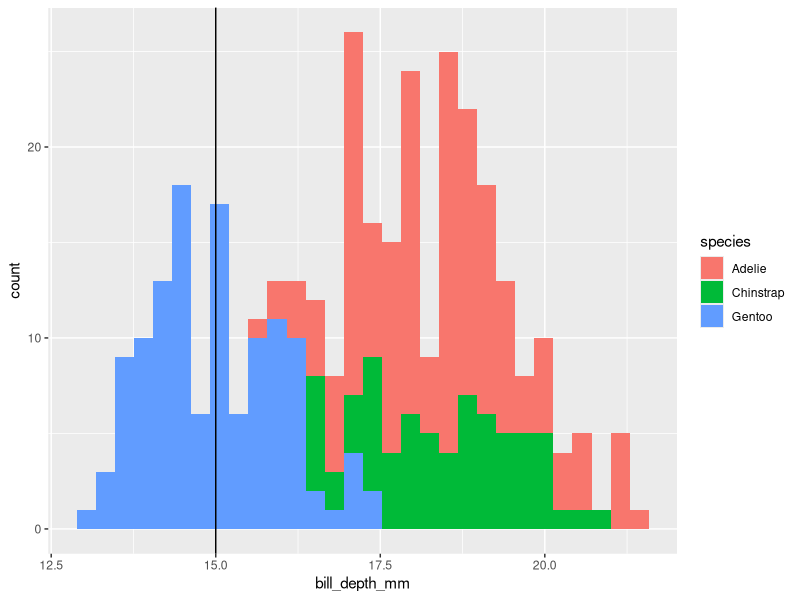

The R source for this figure: (Note: this script raises an error after producing the figure.)
## ---- chunk 1
library(tidyverse)
library(palmerpenguins)
library(here)
## ---- chunk 2
#penguins <- read_csv(here("data/penguins_lter.csv"))
## ---- chunk 3
penguins <- palmerpenguins::penguins
## ---- chunk 4
gentoo_penguins_long_bill <- penguins %>% 
  filter(species == "Gentoo", bill_depth_mm >= 15.5)
## ---- chunk 5
ggplot(penguins, aes(x = bill_depth_mm, fill = species)) +
  geom_histogram() +
  geom_vline(xintercept = 15) 
## ---- chunk 6
penguins %>%
  filter(sex == "male", island == "Dream" | island == "Biscoe")
## ---- chunk 7
penguins %>%
  filter(species == "Adelie", sex == "female", bill_depth_mm < 35)
## ---- chunk 8
penguins %>%
  filter(sex == "female", species == "Chinstrap", island == "Dream" | island == "Torgersen") 
  
## ---- chunk 9
penguins %>%
  filter(species == "Gentoos" | body_mass_g > 4500)
## ---- chunk 10
min(large_gentoos$body_mass_g, na.rm = TRUE)
## ---- chunk 11
penguins %>%
  select(body_mass_g)
## ---- chunk 12
penguins %>%
  select(bill_length_mm:body_mass_g, year)
## ---- chunk 13
penguins %>%
  select(-island)
## ---- chunk 14
penguins %>%
  select(!c(species, sex, year))
## ---- chunk 15
penguins %>%
  select(species, ends_with("mm"))
## ---- chunk 16
penguins %>%
  select(contains("bill") | ends_with("mm"))
## ---- chunk 17
penguins %>%
  filter(sex == "female", island == "Dream") %>%
  select(species, starts_with("bill"))
## ---- chunk 18
penguins %>%
  relocate(species, .before = sex)
## ---- chunk 19
penguins %>%
relocate(bill_length_mm ,.before = species)
## ---- chunk 20
penguins %>%
  relocate(where(is.factor), .after = where(is.integer))
## ---- chunk 21
penguins %>%
  rename(flipper_mm = flipper_length_mm)
## ---- chunk 22
penguins %>%
  rename(island_name = island,
         penguin_spp = species)
## ---- chunk 23
penguins %>%
  rename_with(toupper, starts_with("bill"))
## ---- chunk 24
penguins %>%
  mutate(flipper_m = flipper_length_mm / 1000)
## ---- chunk 25
penguins %>%
  mutate(year_fct = as.factor(year))
## ---- chunk 26
penguins %>%
  mutate(mass_lb = body_mass_g * 0.0022)
## ---- chunk 27
    penguins %>%
      mutate(species = as.character(species),
             flipper_cm = flipper_length_mm / 10,
             island = tolower(island))
## ---- chunk 28
penguins %>%
  filter(species == "Chinstrap") %>%
  group_by(island) %>%
  summarize(flip_max = max(flipper_length_mm),
            flip_min = min(flipper_length_mm))
## ---- chunk 29
penguins %>%
  group_by(species, year) %>%
  summarize(
    bill_depth_mean = mean(bill_depth_mm, na.rm = TRUE),
    bill_length_mean = mean(bill_length_mm, na.rm = TRUE)
  )
## ---- chunk 30
    penguins %>%
      mutate(bill_ratio = bill_length_mm / bill_depth_mm) %>%
      select(species, bill_ratio) %>%
      group_by(species) %>%
      summarize(bill_ratio_mean = mean(bill_ratio, na.rm = TRUE))
## ---- chunk 31
penguins %>%
  group_by(species) %>%
  summarize(across(contains("mm"),
                   median,
                   na.rm = TRUE,
                   .names = "{.col}_median")
            )
## ---- chunk 32
penguins %>%
  filter(species == "Adelie") %>%
  group_by(island) %>%
  summarize(across(where(is.numeric), max, na.rm = TRUE))
## ---- chunk 33
penguins %>%
  filter(island != "Biscoe") %>%
  select(species:body_mass_g) %>%
  rename(spp_penguin = species) %>%
  group_by(spp_penguin) %>%
  summarize(across(contains("length"), mean, na.rm = TRUE, .names = "{.col}_avg"))
## ---- chunk 34
penguins %>%
  count(species, island, year)
## ---- chunk 35
penguins %>%
  filter(species %in% c("Adelie","Gentoo")) %>%
  count(species, sex)
## ---- chunk 36
penguins %>%
  mutate(study_year =
           case_when(
             year == 2007 ~ "Year 1",
             year == 2008 ~ "Year 2",
             year == 2009 ~ "Year 3"
           ))
## ---- chunk 37
penguins %>%
  filter(species == "Chinstrap") %>%
  select(flipper_length_mm, body_mass_g) %>%
  mutate(fm_ratio = flipper_length_mm / body_mass_g) %>%
  mutate(ratio_bin = case_when(
    fm_ratio >= 0.05 ~ "high",
    fm_ratio < 0.05 ~ "low",
    TRUE ~ "no record"
  ))
